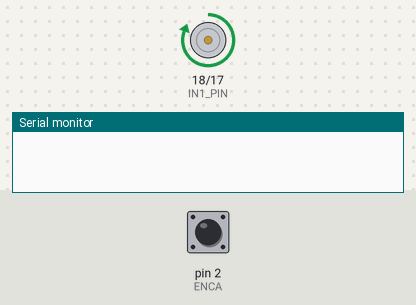
Bench run of a sketch on a simulated Arduino Uno, built with avr-gcc and run on an emulated ATmega328P. Shown: motor-driver pin pairs drawn as motors (green arrow = first pin HIGH = forward, orange = second pin HIGH = backward, longer = more drive, scaled by the enable pin), the last lines printed to the serial monitor. The inputs (shaded band) are chosen by the test bench; at power-on: pin 2 (ENCA) HIGH.

Above: at 1.0 s.
At 4.0 s:
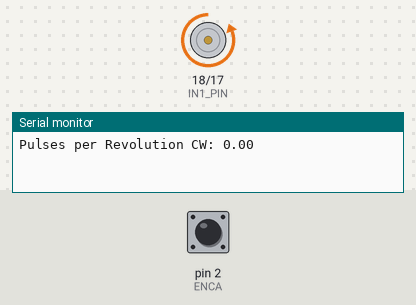
At 5.5 s:
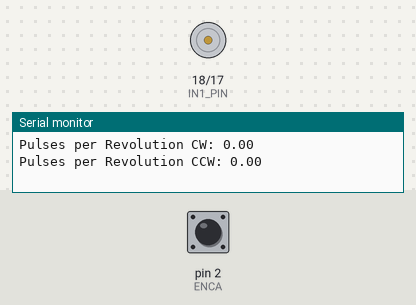
Timing chart, 0 to 7.8 s (numbered marks = the images above):
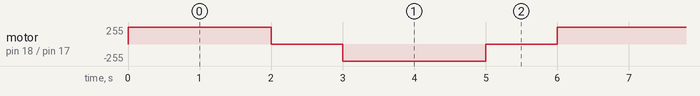

Measured:
- by itself, motor on pin 18 (IN1_PIN) / pin 17 (IN2_PIN): repeats every 6.0 s: stopped 1.0 s, backward 255/255 2.0 s, stopped 1.0 s, forward 255/255 2.0 s

The sketch:

encoder_motor_forandback.ino
```cpp
// Motor control pins
#define IN1_PIN 18
#define IN2_PIN 17
#define PWM_PIN 16

// Encoder pins
#define ENCA 2 // Encoder Channel A (ENA) connected to Arduino's Pin 2
#define ENCB 3 // Encoder Channel B (ENB) connected to Arduino's Pin 3

// Variables
volatile int pulseCount = 0;         // Counter to store the number of pulses
unsigned long lastPulseTime = 0;    // Time of the last pulse count
float pulsesPerRevolution = 0;      // Number of pulses per revolution (calculated)

// Function declarations
void setMotorDirectionCW();
void setMotorDirectionCCW();
void setMotorSpeedCW(int speed);
void setMotorSpeedCCW(int speed);
void pulseCounter();

void setup() {
  Serial.begin(9600);
  pinMode(ENCA, INPUT_PULLUP);
  pinMode(ENCB, INPUT_PULLUP);
  pinMode(PWM_PIN, OUTPUT);
  pinMode(IN1_PIN, OUTPUT);
  pinMode(IN2_PIN, OUTPUT);
  attachInterrupt(digitalPinToInterrupt(ENCA), pulseCounter, CHANGE);
}

void loop() {
  // Rotate the motor in the clockwise direction for 2 seconds
  setMotorDirectionCW();   // Function to set motor direction for clockwise
  setMotorSpeedCW(200);    // Adjust speed from 0 to 255 (255 = full speed)
  delay(2000);             // Run the motor for 2 seconds
  float pulsesPerRevolutionCW = pulseCount / 2.0; // Assuming 2 pulses per revolution
 Serial.print("Pulses per Revolution CW: ");
  Serial.println(pulsesPerRevolutionCW);

  // Stop the motor
  setMotorSpeedCW(0);      // Set speed to 0
  delay(1000);             // Stop for 1 second

  // Calculate the pulses per revolution in the clockwise direction

  // Reset pulseCount for the next revolution calculation in the counterclockwise direction
  pulseCount = 0;

  // Rotate the motor in the counterclockwise direction for 2 seconds
  setMotorDirectionCCW();  // Function to set motor direction for counterclockwise
  setMotorSpeedCCW(200);   // Adjust speed from 0 to 255 (255 = full speed)
  delay(2000);             // Run the motor for 2 seconds
  float pulsesPerRevolutionCCW = pulseCount / 2.0; // Assuming 2 pulses per revolution

  // Print the pulses per revolution for both directions
  Serial.print("Pulses per Revolution CCW: ");
  Serial.println(pulsesPerRevolutionCCW);

  // Stop the motor
  setMotorSpeedCCW(0);     // Set speed to 0
  delay(1000);             // Stop for 1 second

  // Calculate the pulses per revolution in the counterclockwise direction

  // Reset pulseCount for the next loop iteration
  pulseCount = 0;
}

void setMotorDirectionCW() {
  digitalWrite(IN1_PIN, HIGH);
  digitalWrite(IN2_PIN, LOW);
}

void setMotorDirectionCCW() {
  digitalWrite(IN1_PIN, LOW);
  digitalWrite(IN2_PIN, HIGH);
}

void setMotorSpeedCW(int speed) {
  analogWrite(PWM_PIN, speed);
}

void setMotorSpeedCCW(int speed) {
  analogWrite(PWM_PIN, speed);
}

void pulseCounter() {
  // Read the current state of Encoder Channel B
  int b = digitalRead(ENCB);

  // Increment or decrement the pulseCount based on the state of Encoder Channel B
  if (b == HIGH) {
    pulseCount++;
  } else {
    pulseCount--;
  }
}
```
